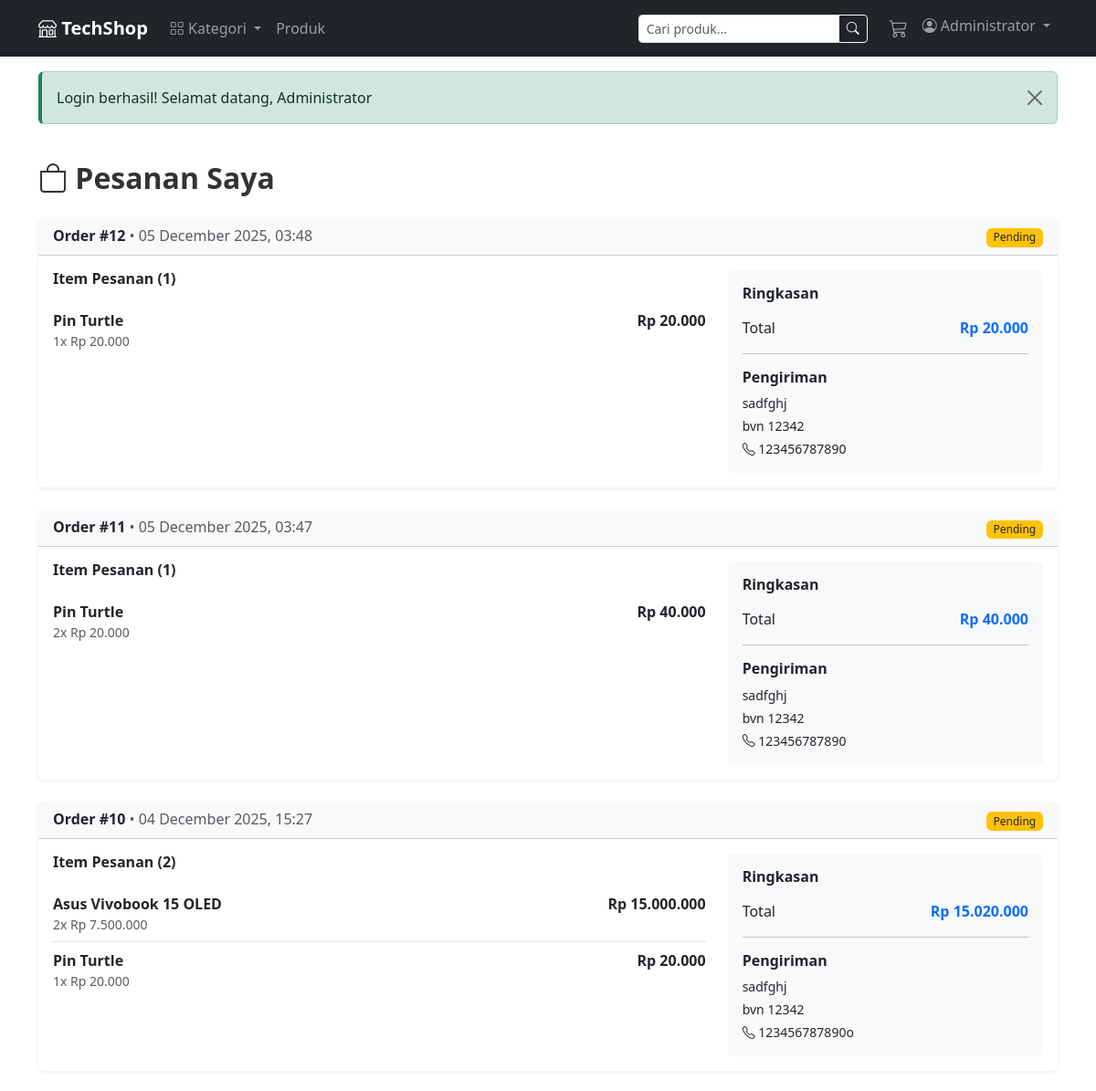
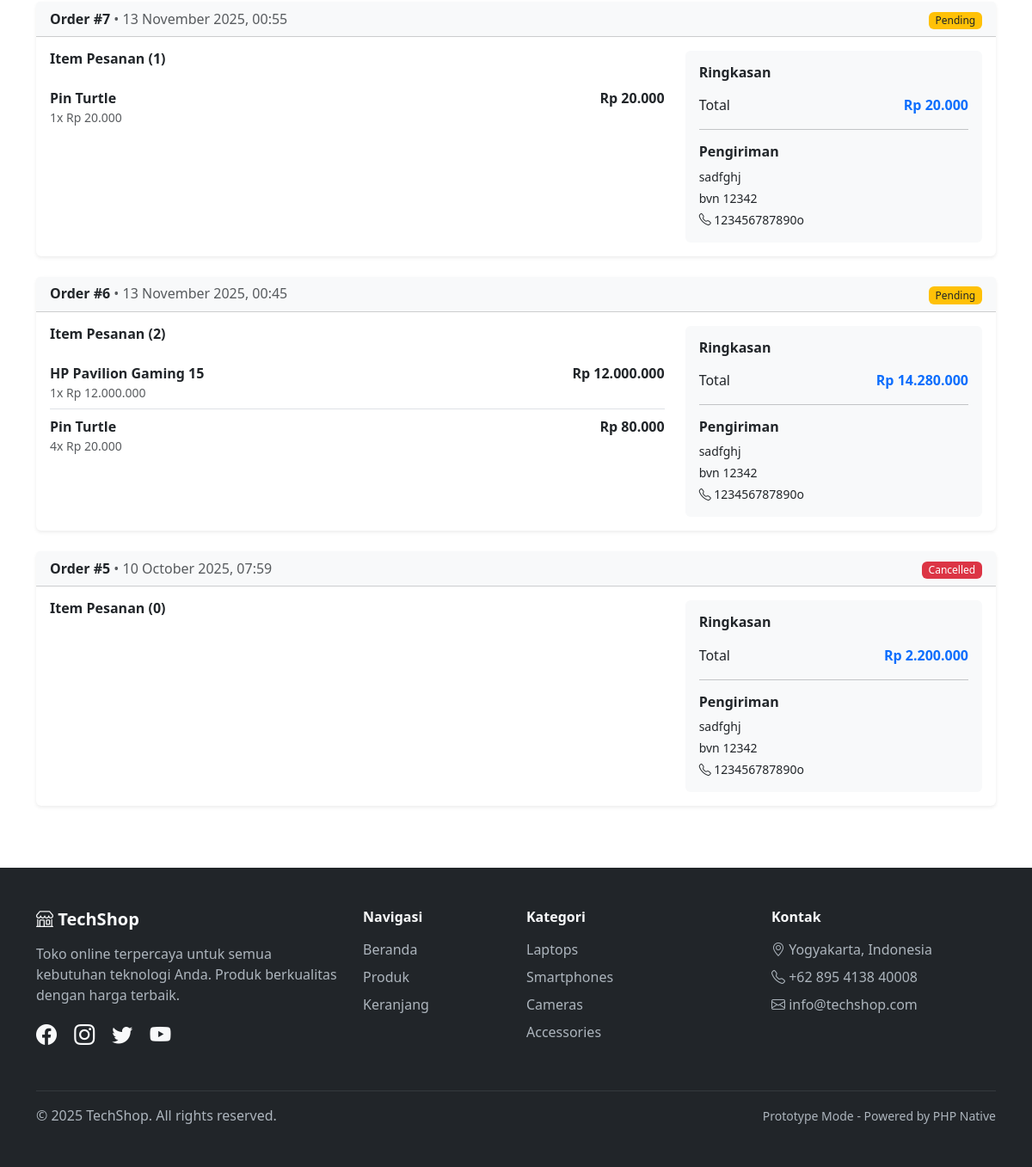
Screenshot of /user/orders.php (signed in) with the database file from the repository (2 pictures, top to bottom).
### tables this page shows
CREATE TABLE `orders` (
  `id` int(11) NOT NULL,
  `user_id` int(11) NOT NULL,
  `total` decimal(12,2) NOT NULL,
  `status` enum('pending','paid','shipped','completed','cancelled') DEFAULT 'pending',
  `shipping_address` text DEFAULT NULL,
  `shipping_phone` varchar(20) DEFAULT NULL,
  `shipping_city` varchar(100) DEFAULT NULL,
  `shipping_postal_code` varchar(10) DEFAULT NULL,
  `notes` text DEFAULT NULL,
  `created_at` timestamp NULL DEFAULT current_timestamp(),
  `updated_at` timestamp NULL DEFAULT current_timestamp() ON UPDATE current_timestamp()
);

CREATE TABLE `order_items` (
  `id` int(11) NOT NULL,
  `order_id` int(11) NOT NULL,
  `product_id` int(11) NOT NULL,
  `product_name` varchar(150) NOT NULL,
  `quantity` int(11) NOT NULL,
  `price` decimal(12,2) NOT NULL COMMENT 'Harga saat pembelian'
);

### db.php (called while the page is built, shortened)
<?php
function clean($string) {
    return htmlspecialchars(trim($string), ENT_QUOTES, 'UTF-8');
}
?>

### config.php (called while the page is built, shortened)
<?php
function format_rupiah($number) {
    return "Rp " . number_format($number, 0, ',', '.');
}
?>

### user/orders.php (the view, shortened to what this page needs)
<?php
require_once '../db.php';
require_once '../config.php';
$user_id = $_SESSION['user_id'];
$orders_query = "SELECT * FROM orders WHERE user_id = $user_id ORDER BY created_at DESC";
$orders = mysqli_query($conn, $orders_query);
include '../header.php';
?>
<div class="container py-4">
    <h2 class="fw-bold mb-4"><i class="bi bi-bag"></i> Pesanan Saya</h2>
    <?php if (mysqli_num_rows($orders) > 0): ?>
        <div class="row g-4">
            <?php while ($order = mysqli_fetch_assoc($orders)): ?>
                <?php
                $items_query = "SELECT * FROM order_items WHERE order_id = {$order['id']}";
                $items = mysqli_query($conn, $items_query);
                $item_count = mysqli_num_rows($items);
                ?>
                <div class="col-12">
                    <div class="card border-0 shadow-sm">
                        <div class="card-header bg-light">
                            <div class="row align-items-center">
                                <div class="col-md-6">
                                    <h6 class="mb-0">
                                        <strong>Order #<?php echo $order['id']; ?></strong>
                                        <span class="text-muted">• <?php echo date('d F Y, H:i', strtotime($order['created_at'])); ?></span>
                                    </h6>
                                </div>
                                <div class="col-md-6 text-md-end mt-2 mt-md-0">
                                    <?php
                                    $badge_class = '';
                                    switch ($order['status']) {
                                        case 'pending': $badge_class = 'bg-warning text-dark'; break;
                                        case 'cancelled': $badge_class = 'bg-danger'; break;
                                    }
                                    ?>
                                    <span class="badge <?php echo $badge_class; ?>">
                                        <?php echo ucfirst($order['status']); ?>
                                    </span>
                                </div>
                            </div>
                        </div>
                        <div class="card-body">
                            <div class="row">
                                <div class="col-md-8">
                                    <h6 class="fw-bold mb-3">Item Pesanan (<?php echo $item_count; ?>)</h6>
                                    <div class="list-group list-group-flush">
                                        <?php while ($item = mysqli_fetch_assoc($items)): ?>
                                            <div class="list-group-item px-0">
                                                <div class="d-flex justify-content-between">
                                                    <div>
                                                        <strong><?php echo clean($item['product_name']); ?></strong>
                                                        <p class="mb-0 text-muted small">
                                                            <?php echo $item['quantity']; ?>x <?php echo format_rupiah($item['price']); ?>
                                                        </p>
                                                    </div>
                                                    <div class="text-end">
                                                        <strong><?php echo format_rupiah($item['price'] * $item['quantity']); ?></strong>
                                                    </div>
                                                </div>
                                            </div>
                                        <?php endwhile; ?>
                                    </div>
                                </div>
                                <div class="col-md-4">
                                    <div class="card bg-light border-0">
                                        <div class="card-body">
                                            <h6 class="fw-bold mb-3">Ringkasan</h6>
                                            <div class="d-flex justify-content-between mb-2">
                                                <span>Total</span>
                                                <strong class="text-primary"><?php echo format_rupiah($order['total']); ?></strong>
                                            </div>
                                            <hr>
                                            <h6 class="fw-bold mb-2">Pengiriman</h6>
                                            <p class="small mb-1"><?php echo nl2br(clean($order['shipping_address'])); ?></p>
                                            <p class="small mb-1"><?php echo clean($order['shipping_city']); ?> <?php echo clean($order['shipping_postal_code']); ?></p>
                                            <p class="small mb-0"><i class="bi bi-telephone"></i> <?php echo clean($order['shipping_phone']); ?></p>
                                        </div>
                                    </div>
                                </div>
                            </div>
                        </div>
                    </div>
                </div>
            <?php endwhile; ?>
        </div>
    <?php endif; ?>
</div>
<?php include '../footer.php'; ?>

### css/style.css (style rules this page uses)
:root { --primary-color: #0d6efd; --secondary-color: #6c757d; --success-color: #198754; --danger-color: #dc3545; --warning-color: #ffc107; --info-color: #0dcaf0; --dark-color: #212529; --light-bg: #f8f9fa; }
body { font-family: 'Segoe UI', Tahoma, Geneva, Verdana, sans-serif; color: #333; }
.card { transition: box-shadow 0.3s ease; }
.badge { font-weight: 500; padding: 0.35em 0.65em; }

### rows the page displays
orders: id "12", created_at "05 December 2025, 03:48", status "Pending", item_count "1", total "Rp 20.000", shipping_address "sadfghj", shipping_city "bvn", shipping_postal_code "12342", shipping_phone "123456787890"
order_items: product_name "Pin Turtle", quantity "1", price "Rp 20.000", format_rupiah($item['price'] * $item['quantity']) "Rp 20.000"
orders: id "11", created_at "05 December 2025, 03:47", status "Pending", item_count "1", total "Rp 40.000", shipping_address "sadfghj", shipping_city "bvn", shipping_postal_code "12342", shipping_phone "123456787890"
order_items: product_name "Pin Turtle", quantity "2", price "Rp 20.000", format_rupiah($item['price'] * $item['quantity']) "Rp 40.000"
orders: id "10", created_at "04 December 2025, 15:27", status "Pending", item_count "2", total "Rp 15.020.000", shipping_address "sadfghj", shipping_city "bvn", shipping_postal_code "12342", shipping_phone "123456787890o"
order_items: product_name "Asus Vivobook 15 OLED", quantity "2", price "Rp 7.500.000", format_rupiah($item['price'] * $item['quantity']) "Rp 15.000.000"
order_items: product_name "Pin Turtle", quantity "1", price "Rp 20.000", format_rupiah($item['price'] * $item['quantity']) "Rp 20.000"
orders: id "7", created_at "13 November 2025, 00:55", status "Pending", item_count "1", total "Rp 20.000", shipping_address "sadfghj", shipping_city "bvn", shipping_postal_code "12342", shipping_phone "123456787890o"
order_items: product_name "Pin Turtle", quantity "1", price "Rp 20.000", format_rupiah($item['price'] * $item['quantity']) "Rp 20.000"
orders: id "6", created_at "13 November 2025, 00:45", status "Pending", item_count "2", total "Rp 14.280.000", shipping_address "sadfghj", shipping_city "bvn", shipping_postal_code "12342", shipping_phone "123456787890o"
order_items: product_name "HP Pavilion Gaming 15", quantity "1", price "Rp 12.000.000", format_rupiah($item['price'] * $item['quantity']) "Rp 12.000.000"
order_items: product_name "Pin Turtle", quantity "4", price "Rp 20.000", format_rupiah($item['price'] * $item['quantity']) "Rp 80.000"
orders: id "5", created_at "10 October 2025, 07:59", status "Cancelled", item_count "0", total "Rp 2.200.000", shipping_address "sadfghj", shipping_city "bvn", shipping_postal_code "12342", shipping_phone "123456787890o"

### other values shown
$_SESSION['user_name'] "Administrator"
$flash['message'] "Login berhasil! Selamat datang, Administrator"
